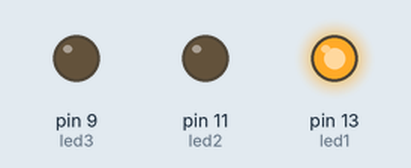
Simulated run of this sketch. Board: Arduino Uno, built with avr-gcc and run on an emulated ATmega328P. Shown: output pins drawn as LEDs (lit = HIGH).

Above: at 0.2 s.
At 1.2 s:
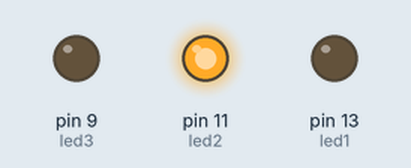
At 2.2 s:
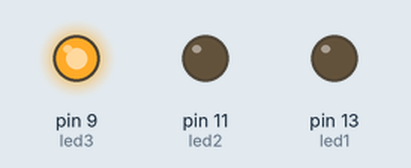
At 5.7 s:
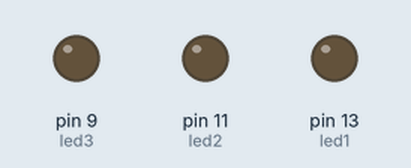
Timing chart, 0 to 6.9 s (numbered marks = the images above):
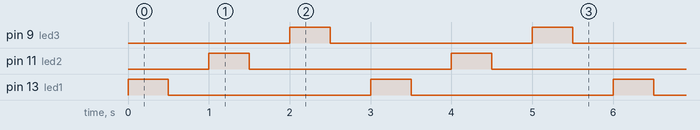

Measured:
- by itself, pin 9 (led3), pin 11 (led2), pin 13 (led1): alternates HIGH for 0.50 s and LOW for 2.5 s
- by itself, everything shown: repeats every 3.0 s, in 6 steps

The sketch:

Street_Light.ino
```cpp
const int led1 = 13;
const int led2 = 11;
const int led3 = 9;

void setup() {
  pinMode(13, OUTPUT);
  pinMode(11, OUTPUT);
  pinMode(9, OUTPUT);
}

void loop() {
  digitalWrite(led1, HIGH);
  delay(500);
  digitalWrite(led1, LOW);
  delay(500);
  digitalWrite(led2, HIGH);
  delay(500);
  digitalWrite(led2, LOW);
  delay(500);
  digitalWrite(led3, HIGH);
  delay(500);
  digitalWrite(led3, LOW);
  delay(500);
}
```
